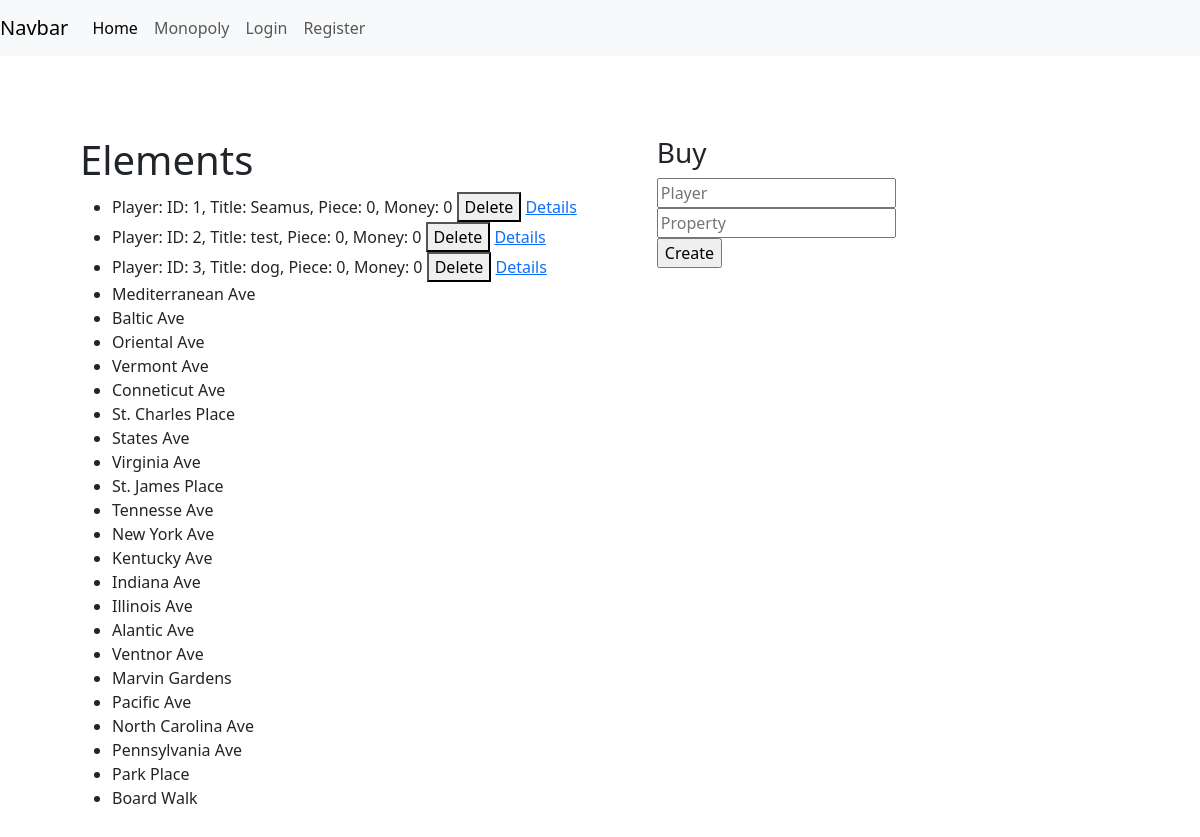
Before: / with the older database file.
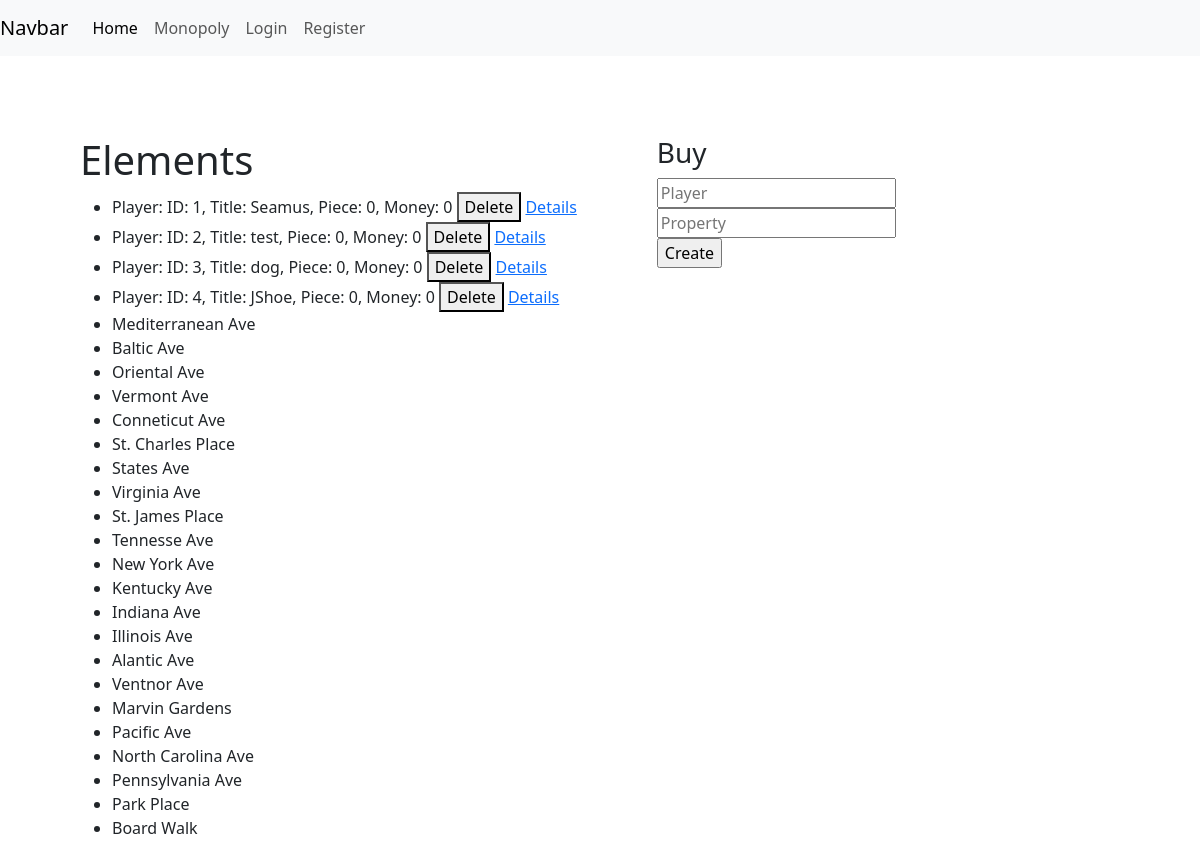
After: the same page with the newer database file.
### models.py (models this page shows, shortened)
class Player(UserMixin, db.Model):
    __tablename__ = "players"
    id: Mapped[int] = mapped_column(primary_key=True)
    title: Mapped[str] = mapped_column(String(30))
    piece: Mapped[int] = mapped_column()
    position: Mapped[int] = mapped_column()
    money: Mapped[int] = mapped_column()
    password_hash: Mapped[Optional[str]] = mapped_column(String(256))
    properties = relationship(
        "Property",
        back_populates="owner",
        cascade="save-update"
    )
    def __str__(self):
        return f"Player: ID: {self.id}, Title: {self.title}, Piece: {self.piece}, Money: {self.money}"

class Property(db.Model):
    __tablename__ = "properties"
    id: Mapped[int] = mapped_column(primary_key=True)
    title: Mapped[str] = mapped_column(String(100))
    player_id: Mapped[Optional[int]] = mapped_column(
        ForeignKey('players.id', ondelete="SET NULL"),
        nullable=True,
        name="fk_property_user"
    )
    owner = relationship("Player", back_populates="properties")
    price: Mapped[int] = mapped_column()
    rent_no_set: Mapped[int] = mapped_column()
    rent_color_set: Mapped[int] = mapped_column()
    rent_1_house: Mapped[int] = mapped_column()
    rent_2_house: Mapped[int] = mapped_column()
    rent_3_house: Mapped[int] = mapped_column()
    rent_4_house: Mapped[int] = mapped_column()
    rent_hotel: Mapped[int] = mapped_column()
    building_cost: Mapped[int] = mapped_column()
    mortgage: Mapped[int] = mapped_column()
    unmortgage: Mapped[int] = mapped_column()
    color: Mapped[str] = mapped_column(String(20))

### monopoly/routes.py (the view)
    @app.route("/home", methods=["GET", "POST"])
    @app.route("/", methods=["GET", "POST"])
    def creation():
        if request.method == "GET":
            players = Player.query.all()
            properties = Property.query.all()
            return render_template('creation.html', players=players, properties=properties)

### templates/creation.html (shortened to what this page needs)
{% extends "base.html" %}
{% block content %}
<div class="box">
    <div>
        <h1>Elements</h1>
        <ul>
            {% for player in players %}
            <li>
                {{player}}
                <button onclick="deletePerson({{player.id}})">Delete</button>
                <a href="{{url_for('details', id=player.id)}}">Details</a>
            </li>
            {% endfor %} {% for property in properties %}
            <li>{{property.title}}</li>
            {% endfor %}
        </ul>
    </div>
    <div>
        <h3>Buy</h3>
        <form action="{{url_for('creation')}}" method="POST">
            <input type="text" name="buyer" placeholder="Player" required="required" /><br />
            <input type="text" name="sold" placeholder="Property" required="required" /><br />
            <input type="submit" name="buy" value="Create" /><br />
        </form>
        <link rel="stylesheet" href="{{url_for('static', filename='css/creation.css')}}" />
        {% endblock %}

### templates/base.html (shortened to what this page needs)
<!DOCTYPE html>
<html lang="en">
<head>
</head>
<body>
    <nav class="navbar navbar-expand-lg navbar-light bg-light">
        <a class="navbar-brand" href="#">Navbar</a>
        <div class="collapse navbar-collapse" id="navbarNavAltMarkup">
            <div class="navbar-nav">
                <a class="nav-item nav-link active" href="/">Home<span class="visually-hidden">(current)</span></a>
                <a class="nav-item nav-link" href="/monopoly">Monopoly</a>
                {% if current_user.is_anonymous %}
                <a class="nav-item nav-link" href="/login">Login</a>
                <a class="nav-item nav-link"  href="/register">Register</a>
                {% else %}
                <a class="nav-item nav-link" href="/logout">Logout</a>
                {% endif %}
            </div>
        </div>
    </nav>
    {% block content %}{% endblock %}
</body>
<link rel="stylesheet" href="{{url_for('static', filename='css/base.css')}}" />
<link href="https://cdn.jsdelivr.net/npm/bootstrap@5.3.3/dist/css/bootstrap.min.css" rel="stylesheet"
 />
</html>

### static/css/creation.css (style rules this page uses)
.box { display: flex; flex-wrap: wrap; margin: 5rem; gap: 5rem; }

### static/css/base.css (style rules this page uses)
body { height: 100%; width: 100%; margin: 0; }

Changed rows visible on the page:
added Player: id+title+piece "Player: ID: 4, Title: JShoe, Piece: 0, Money: 0"
